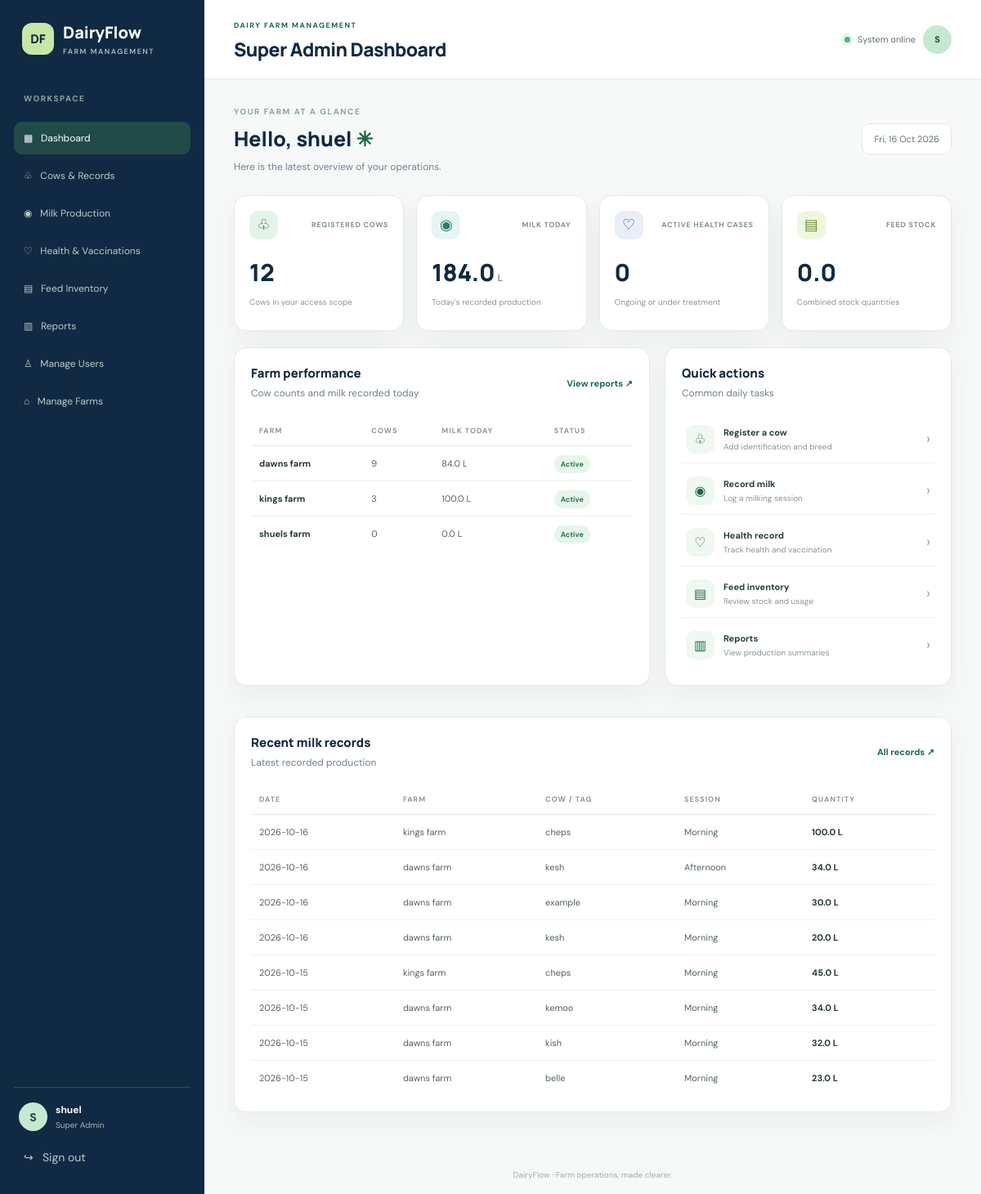
Screenshot of /super_admin.php (signed in) with the database file from the repository.
### tables this page shows
CREATE TABLE `farms` (
  `farm_id` int(11) NOT NULL,
  `farm_name` varchar(150) NOT NULL,
  `location` varchar(255) DEFAULT NULL,
  `contact_phone` varchar(30) DEFAULT NULL,
  `created_at` timestamp NOT NULL DEFAULT current_timestamp(),
  `status` enum('active','inactive') DEFAULT 'active'
);

CREATE TABLE `milk_production` (
  `production_id` int(11) NOT NULL,
  `farm_id` int(11) NOT NULL,
  `cow_id` int(11) DEFAULT NULL,
  `recorded_by` int(11) DEFAULT NULL,
  `production_date` date NOT NULL,
  `milking_session` enum('morning','afternoon','evening') NOT NULL,
  `quantity_litres` decimal(10,2) NOT NULL,
  `notes` text DEFAULT NULL,
  `created_at` timestamp NOT NULL DEFAULT current_timestamp()
);

CREATE TABLE `cows` (
  `cow_id` int(11) NOT NULL,
  `farm_id` int(11) NOT NULL,
  `tag_number` varchar(50) NOT NULL,
  `cow_name` varchar(100) DEFAULT NULL,
  `date_of_birth` date NOT NULL,
  `breed` varchar(100) DEFAULT NULL,
  `gender` enum('female','male') NOT NULL,
  `origin` enum('born_on_farm','acquired') NOT NULL DEFAULT 'acquired',
  `mother_id` int(11) DEFAULT NULL,
  `father_id` int(11) DEFAULT NULL,
  `status` enum('active','sick','pregnant','dry','sold','deceased') DEFAULT 'active',
  `notes` text DEFAULT NULL,
  `created_at` timestamp NOT NULL DEFAULT current_timestamp(),
  `manager_id` int(11) DEFAULT NULL
);

### super_admin.php (called while the page is built, shortened)
<?php
require_once __DIR__ . '/includes/auth.php';
$pageTitle = 'Super Admin Dashboard';
require __DIR__ . '/includes/dashboard.php';

### includes/auth.php (called while the page is built, shortened)
<?php
function e(?string $value): string
{
    return htmlspecialchars($value ?? '', ENT_QUOTES, 'UTF-8');
}

### includes/dashboard.php (the view, shortened to what this page needs)
<?php
require_once __DIR__ . '/auth.php';
$role = $_SESSION['role_name'];
$farmId = $_SESSION['farm_id'] ?? null;
$isSuperAdmin = $role === 'super_admin';
if ($isSuperAdmin) {
    $cowCount = (int)$pdo->query("
        SELECT COUNT(*) FROM cows
    ")->fetchColumn();
    $milkStmt = $pdo->query("
        SELECT COALESCE(SUM(quantity_litres), 0)
        FROM milk_production
        WHERE production_date = CURDATE()
    ");
    $milkToday = (float)$milkStmt->fetchColumn();
    $healthCount = (int)$pdo->query("
        SELECT COUNT(*)
        FROM health_records hr
        JOIN cows c ON c.cow_id = hr.cow_id
        WHERE hr.status IN ('ongoing', 'under_treatment')
    ")->fetchColumn();
    $farms = $pdo->query("
        SELECT f.farm_id, f.farm_name,
               COUNT(DISTINCT c.cow_id) AS cow_count,
               COALESCE((
                   SELECT SUM(mp.quantity_litres)
                   FROM milk_production mp
                   WHERE mp.farm_id = f.farm_id
                   AND mp.production_date = CURDATE()
               ), 0) AS milk_today
        FROM farms f
        LEFT JOIN cows c ON c.farm_id = f.farm_id
        GROUP BY f.farm_id, f.farm_name
        ORDER BY f.farm_name
    ")->fetchAll();
}
$feedSql = $isSuperAdmin
    ? "SELECT COALESCE(SUM(quantity), 0) FROM feed_stock"
    : "SELECT COALESCE(SUM(quantity), 0) FROM feed_stock WHERE farm_id = :farm";
$stmt = $pdo->prepare($feedSql);
$stmt->execute($isSuperAdmin ? [] : ['farm' => $farmId ?: 0]);
$feedStock = (float)$stmt->fetchColumn();
if ($isSuperAdmin) {
    $milkSql = "
        SELECT mp.*, f.farm_name, c.tag_number, c.cow_name
        FROM milk_production mp
        JOIN farms f ON f.farm_id = mp.farm_id
        LEFT JOIN cows c ON c.cow_id = mp.cow_id
        ORDER BY mp.production_id DESC
        LIMIT 8
    ";
    $stmt = $pdo->query($milkSql);
}
$recentMilk = $stmt->fetchAll();
$pageTitle = $pageTitle ?? 'Dashboard';
$firstName = explode(' ', trim($_SESSION['full_name']))[0] ?? 'there';
?>
<!DOCTYPE html>
<html lang="en">
<head>
    <link rel="stylesheet" href="assets/style.css">
</head>
<body>
    <div class="app-shell">
        <aside class="sidebar">
            <a href="index.php" class="brand">
                <span class="logo small-logo">DF</span>
                <span>DairyFlow<small>FARM MANAGEMENT</small></span>
            </a>
            <p class="nav-label">WORKSPACE</p>
            <nav>
                <a class="active" href="<?= e(basename($_SERVER['PHP_SELF'])) ?>">▦ &nbsp; Dashboard</a>
                <?php if (in_array($role, ['super_admin', 'admin', 'farm_manager'], true)): ?>
                    <a href="cows.php">♧ &nbsp; Cows & Records</a>
                    <a href="milk.php">◉ &nbsp; Milk Production</a>
                    <a href="health.php">♡ &nbsp; Health & Vaccinations</a>
                <?php endif; ?>
                <a href="feeds.php">▤ &nbsp; Feed Inventory</a>
                <a href="reports.php">▥ &nbsp; Reports</a>
                <?php if ($isSuperAdmin): ?>
                    <a href="users.php">♙ &nbsp; Manage Users</a>
                    <a href="farms.php">⌂ &nbsp; Manage Farms</a>
                <?php endif; ?>
            </nav>
            <div class="sidebar-bottom">
                <div class="user-chip">
                    <div class="avatar"><?= e(strtoupper(substr($_SESSION['full_name'], 0, 1))) ?></div>
                    <div>
                        <strong><?= e($_SESSION['full_name']) ?></strong>
                        <small><?= e(ucwords(str_replace('_', ' ', $role))) ?></small>
                    </div>
                </div>
                <a class="logout" href="logout.php">↪ &nbsp; Sign out</a>
            </div>
        </aside>
        <main class="main-area">
            <header class="topbar">
                <div>
                    <span class="eyebrow">DAIRY FARM MANAGEMENT</span>
                    <h1><?= e($pageTitle) ?></h1>
                </div>
                <div class="topbar-right">
                    <span class="status-dot"></span> System online
                    <span class="top-avatar"><?= e(strtoupper(substr($_SESSION['full_name'], 0, 1))) ?></span>
                </div>
            </header>
            <div class="content">
                <div class="welcome-row">
                    <div>
                        <span class="eyebrow">YOUR FARM AT A GLANCE</span>
                        <h2>Hello, <?= e($firstName) ?> <span class="wave">✳</span></h2>
                        <p class="muted">Here is the latest overview of your operations.</p>
                    </div>
                    <div class="date-chip"><?= date('D, d M Y') ?></div>
                </div>
                <div class="metric-grid">
                    <article class="metric-card">
                        <div class="metric-top"><span class="metric-icon green">♧</span><span class="metric-label">REGISTERED COWS</span></div>
                        <div class="metric-number"><?= number_format($cowCount) ?></div>
                        <p class="metric-foot">Cows in your access scope</p>
                    </article>
                    <article class="metric-card">
                        <div class="metric-top"><span class="metric-icon mint">◉</span><span class="metric-label">MILK TODAY</span></div>
                        <div class="metric-number"><?= number_format($milkToday, 1) ?><small> L</small></div>
                        <p class="metric-foot">Today's recorded production</p>
                    </article>
                    <article class="metric-card">
                        <div class="metric-top"><span class="metric-icon navy">♡</span><span class="metric-label">ACTIVE HEALTH CASES</span></div>
                        <div class="metric-number"><?= number_format($healthCount) ?></div>
                        <p class="metric-foot">Ongoing or under treatment</p>
                    </article>
                    <article class="metric-card">
                        <div class="metric-top"><span class="metric-icon lime">▤</span><span class="metric-label">FEED STOCK</span></div>
                        <div class="metric-number"><?= number_format($feedStock, 1) ?></div>
                        <p class="metric-foot">Combined stock quantities</p>
                    </article>
                </div>
                <?php if ($role === 'store_manager'): ?>
                    <div class="section-grid">
                        <section class="panel panel-wide">
                            <h3>Store manager workspace</h3>
                            <p class="muted">Manage feed inventory, milk stock movements, calf allocations and inventory reports.</p>
                            <div class="quick-actions">
                                <a href="feeds.php"><span class="action-icon">▤</span><span><strong>Manage feed stock</strong><small>Record purchases and feed usage</small></span><b>›</b></a>
                                <a href="milk.php"><span class="action-icon">◉</span><span><strong>Review milk records</strong><small>Check production and allocations</small></span><b>›</b></a>
                                <a href="reports.php"><span class="action-icon">▥</span><span><strong>Inventory reports</strong><small>Review available stock and movements</small></span><b>›</b></a>
                            </div>
                        </section>
                    </div>
                <?php else: ?>
                    <div class="section-grid">
                        <section class="panel panel-wide">
                            <div class="panel-heading">
                                <div>
                                    <h3><?= $isSuperAdmin ? 'Farm performance' : 'Farm overview' ?></h3>
                                    <p class="muted">Cow counts and milk recorded today</p>
                                </div>
                                <a class="text-link" href="reports.php">View reports ↗</a>
                            </div>
                            <?php if (!$farms): ?>
                                <div class="empty-state"><strong>No farm records yet</strong>
                                    <p>Create a farm before registering cows and production.</p>
                                </div>
                            <?php else: ?>
                                <div class="table-wrap">
                                    <table>
                                        <thead>
                                            <tr>
                                                <th>FARM</th>
                                                <th>COWS</th>
                                                <th>MILK TODAY</th>
                                                <th>STATUS</th>
                                            </tr>
                                        </thead>
                                        <tbody>
                                            <?php foreach ($farms as $farm): ?>
                                                <tr>
                                                    <td><strong><?= e($farm['farm_name']) ?></strong></td>
                                                    <td><?= number_format((int)$farm['cow_count']) ?></td>
                                                    <td><?= number_format((float)$farm['milk_today'], 1) ?> L</td>
                                                    <td><span class="pill pill-green">Active</span></td>
                                                </tr>
                                            <?php endforeach; ?>
                                        </tbody>
                                    </table>
                                </div>
                            <?php endif; ?>
                        </section>
                        <section class="panel">
                            <div class="panel-heading">
                                <div>
                                    <h3>Quick actions</h3>
                                    <p class="muted">Common daily tasks</p>
                                </div>
                            </div>
                            <div class="quick-actions">
                                <a href="cows.php"><span class="action-icon">♧</span><span><strong>Register a cow</strong><small>Add identification and breed</small></span><b>›</b></a>
                                <a href="milk.php"><span class="action-icon">◉</span><span><strong>Record milk</strong><small>Log a milking session</small></span><b>›</b></a>
                                <a href="health.php"><span class="action-icon">♡</span><span><strong>Health record</strong><small>Track health and vaccination</small></span><b>›</b></a>
                                <a href="feeds.php"><span class="action-icon">▤</span><span><strong>Feed inventory</strong><small>Review stock and usage</small></span><b>›</b></a>
                                <a href="reports.php"><span class="action-icon">▥</span><span><strong>Reports</strong><small>View production summaries</small></span><b>›</b></a>
                            </div>
                        </section>
                    </div>
                <?php endif; ?>
                <section class="panel recent-panel">
                    <div class="panel-heading">
                        <div>
                            <h3>Recent milk records</h3>
                            <p class="muted">Latest recorded production</p>
                        </div>
                        <a class="text-link" href="milk.php">All records ↗</a>
                    </div>
                    <?php if (!$recentMilk): ?>
                        <div class="empty-state compact">
                            <p>No milk records have been entered yet.</p>
                        </div>
                    <?php else: ?>
                        <div class="table-wrap">
                            <table>
                                <thead>
                                    <tr>
                                        <th>DATE</th><?php if ($isSuperAdmin): ?><th>FARM</th><?php endif; ?><th>COW / TAG</th>
                                        <th>SESSION</th>
                                        <th>QUANTITY</th>
                                    </tr>
                                </thead>
                                <tbody>
                                    <?php foreach ($recentMilk as $record): ?>
                                        <tr>
                                            <td><?= e($record['production_date']) ?></td>
                                            <?php if ($isSuperAdmin): ?><td><?= e($record['farm_name']) ?></td><?php endif; ?>
                                            <td><?= e($record['cow_name'] ?: $record['tag_number'] ?: 'Farm total') ?></td>
                                            <td><?= e(ucfirst($record['milking_session'])) ?></td>
                                            <td><strong><?= number_format((float)$record['quantity_litres'], 1) ?> L</strong></td>
                                        </tr>
                                    <?php endforeach; ?>
                                </tbody>
                            </table>
                        </div>
                    <?php endif; ?>
                </section>
            </div>
            <footer class="footer">DairyFlow · Farm operations, made clearer.</footer>
        </main>
    </div>
</body>
</html>

### rows the page displays
farms: farm_name "dawns farm", cow_count "9", milk_today "84.0"
farms: farm_name "kings farm", cow_count "3", milk_today "100.0"
farms: farm_name "shuels farm", cow_count "0", milk_today "0.0"
milk_production: production_date "2026-10-16", farm.farm_name "kings farm", cow.cow_name "cheps", milking_session "Morning", quantity_litres "100.0"
milk_production: production_date "2026-10-16", farm.farm_name "dawns farm", cow.cow_name "kesh", milking_session "Afternoon", quantity_litres "34.0"
milk_production: production_date "2026-10-16", farm.farm_name "dawns farm", cow.cow_name "example", milking_session "Morning", quantity_litres "30.0"
milk_production: production_date "2026-10-16", farm.farm_name "dawns farm", cow.cow_name "kesh", milking_session "Morning", quantity_litres "20.0"
milk_production: production_date "2026-10-15", farm.farm_name "kings farm", cow.cow_name "cheps", milking_session "Morning", quantity_litres "45.0"
milk_production: production_date "2026-10-15", farm.farm_name "dawns farm", cow.cow_name "kemoo", milking_session "Morning", quantity_litres "34.0"
milk_production: production_date "2026-10-15", farm.farm_name "dawns farm", cow.cow_name "kish", milking_session "Morning", quantity_litres "32.0"
milk_production: production_date "2026-10-15", farm.farm_name "dawns farm", cow.cow_name "belle", milking_session "Morning", quantity_litres "23.0"

### other values shown
substr($_SESSION['full_name'], 0, 1) "S"
$_SESSION['full_name'] "shuel"
str_replace('_', ' ', $role) "Super Admin"
$pageTitle "Super Admin Dashboard"
$firstName "shuel"
$cowCount "12"
$milkToday "184.0"
$healthCount "0"
$feedStock "0.0"
